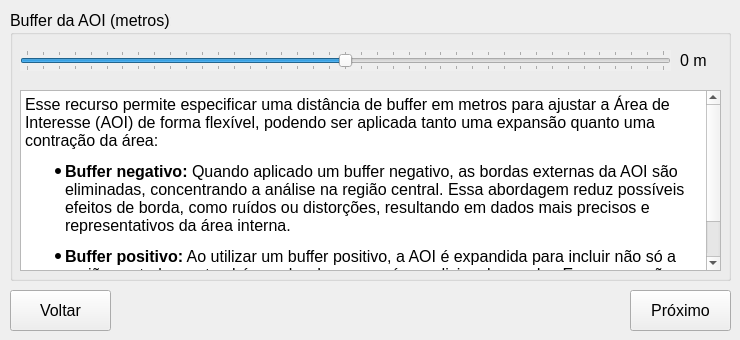
   <widget class="QWidget" name="tab_9">
    <attribute name="title">
     <string>Passo 7</string>
    </attribute>
    <widget class="QPushButton" name="QPushButton_back_6">
     <property name="enabled">
      <bool>true</bool>
     </property>
     <property name="geometry">
      <rect>
       <x>10</x>
       <y>290</y>
       <width>101</width>
       <height>41</height>
      </rect>
     </property>
     <property name="font">
      <font>
       <pointsize>12</pointsize>
      </font>
     </property>
     <property name="text">
      <string>Voltar</string>
     </property>
     <property name="icon">
      <iconset>
       <normaloff>medias/icons8-back-button-50.png</normaloff>medias/icons8-back-button-50.png</iconset>
     </property>
    </widget>
    <widget class="QPushButton" name="QPushButton_next_6">
     <property name="geometry">
      <rect>
       <x>630</x>
       <y>290</y>
       <width>101</width>
       <height>41</height>
      </rect>
     </property>
     <property name="font">
      <font>
       <pointsize>12</pointsize>
      </font>
     </property>
     <property name="text">
      <string>Próximo</string>
     </property>
     <property name="icon">
      <iconset>
       <normaloff>medias/icons8-forward-button-50.png</normaloff>medias/icons8-forward-button-50.png</iconset>
     </property>
    </widget>
    <widget class="QGroupBox" name="groupBox_28">
     <property name="geometry">
      <rect>
       <x>10</x>
       <y>10</y>
       <width>721</width>
       <height>271</height>
      </rect>
     </property>
     <property name="font">
      <font>
       <pointsize>12</pointsize>
      </font>
     </property>
     <property name="title">
      <string>Buffer da AOI (metros):</string>
     </property>
     <widget class="QTextBrowser" name="textBrowser_11">
      <property name="geometry">
       <rect>
        <x>10</x>
        <y>80</y>
        <width>701</width>
        <height>181</height>
       </rect>
      </property>
      <property name="font">
       <font>
        <pointsize>12</pointsize>
       </font>
      </property>
      <property name="html">
       <string>&lt;!DOCTYPE HTML PUBLIC &quot;-//W3C//DTD HTML 4.0//EN&quot; &quot;http://www.w3.org/TR/REC-html40/strict.dtd&quot;&gt;
&lt;html&gt;&lt;head&gt;&lt;meta name=&quot;qrichtext&quot; content=&quot;1&quot; /&gt;&lt;style type=&quot;text/css&quot;&gt;
p, li { white-space: pre-wrap; }
&lt;/style&gt;&lt;/head&gt;&lt;body style=&quot; font-family:'MS Shell Dlg 2'; font-size:12pt; font-weight:400; font-style:normal;&quot;&gt;
&lt;p style=&quot; margin-top:12px; margin-bottom:12px; margin-left:0px; margin-right:0px; -qt-block-indent:0; text-indent:0px;&quot;&gt;Esse recurso permite especificar uma distância de buffer em metros para ajustar a Área de Interesse (AOI) de forma flexível, podendo ser aplicada tanto uma expansão quanto uma contração da área:&lt;/p&gt;
&lt;ul style=&quot;margin-top: 0px; margin-bottom: 0px; margin-left: 0px; margin-right: 0px; -qt-list-indent: 1;&quot;&gt;&lt;li style=&quot;&quot; style=&quot; margin-top:12px; margin-bottom:12px; margin-left:0px; margin-right:0px; -qt-block-indent:0; text-indent:0px;&quot;&gt;&lt;span style=&quot; font-weight:600;&quot;&gt;Buffer negativo:&lt;/span&gt; Quando aplicado um buffer negativo, as bordas externas da AOI são eliminadas, concentrando a análise na região central. Essa abordagem reduz possíveis efeitos de borda, como ruídos ou distorções, resultando em dados mais precisos e representativos da área interna.&lt;/li&gt;
&lt;li style=&quot;&quot; style=&quot; margin-top:12px; margin-bottom:12px; margin-left:0px; margin-right:0px; -qt-block-indent:0; text-indent:0px;&quot;&gt;&lt;span style=&quot; font-weight:600;&quot;&gt;Buffer positivo:&lt;/span&gt; Ao utilizar um buffer positivo, a AOI é expandida para incluir não só a região central, mas também as bordas e uma área adicional ao redor. Essa expansão pode ser útil para capturar informações contextuais ou para garantir que pequenas imprecisões na delimitação não excluam partes relevantes dos dados.&lt;/li&gt;&lt;/ul&gt;&lt;/body&gt;&lt;/html&gt;</string>
      </property>
     </widget>
     <widget class="QLabel" name="label_buffer">
      <property name="geometry">
       <rect>
        <x>670</x>
        <y>40</y>
        <width>51</width>
        <height>21</height>
       </rect>
      </property>
      <property name="font">
       <font>
        <pointsize>12</pointsize>
       </font>
      </property>
      <property name="text">
       <string>0 m</string>
      </property>
     </widget>
     <widget class="QSlider" name="horizontalSlider_buffer">
      <property name="enabled">
       <bool>true</bool>
      </property>
      <property name="geometry">
       <rect>
        <x>10</x>
        <y>40</y>
        <width>651</width>
        <height>21</height>
       </rect>
      </property>
      <property name="autoFillBackground">
       <bool>true</bool>
      </property>
      <property name="minimum">
       <number>-100</number>
      </property>
      <property name="maximum">
       <number>100</number>
      </property>
      <property name="singleStep">
       <number>5</number>
      </property>
      <property name="pageStep">
       <number>5</number>
      </property>
      <property name="value">
       <number>0</number>
      </property>
      <property name="sliderPosition">
       <number>0</number>
      </property>
      <property name="orientation">
       <enum>Qt::Horizontal</enum>
      </property>
      <property name="tickPosition">
       <enum>QSlider::TicksBothSides</enum>
      </property>
     </widget>
    </widget>
   </widget>
